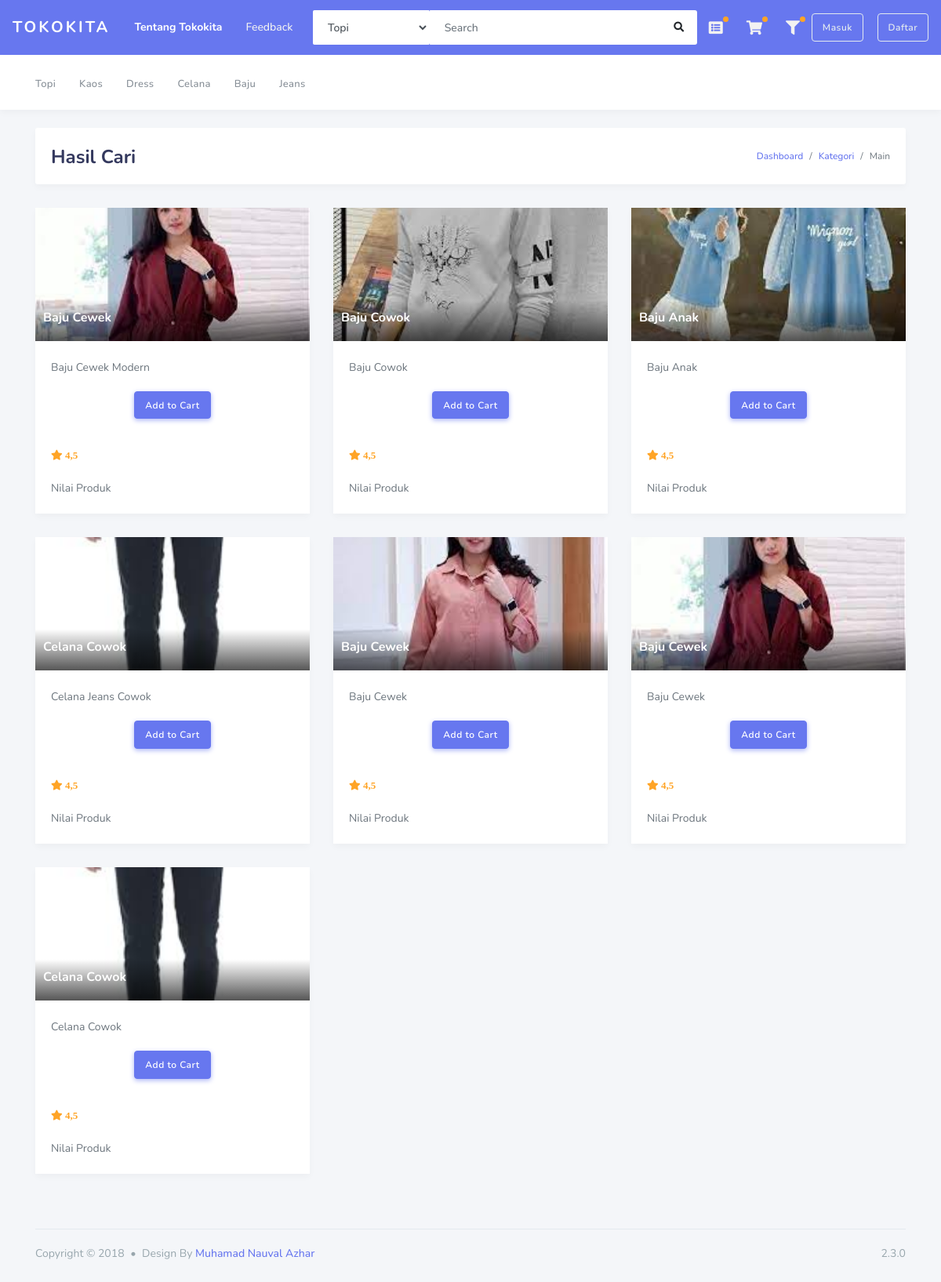
Page /index.php/home/search on the earlier database version.
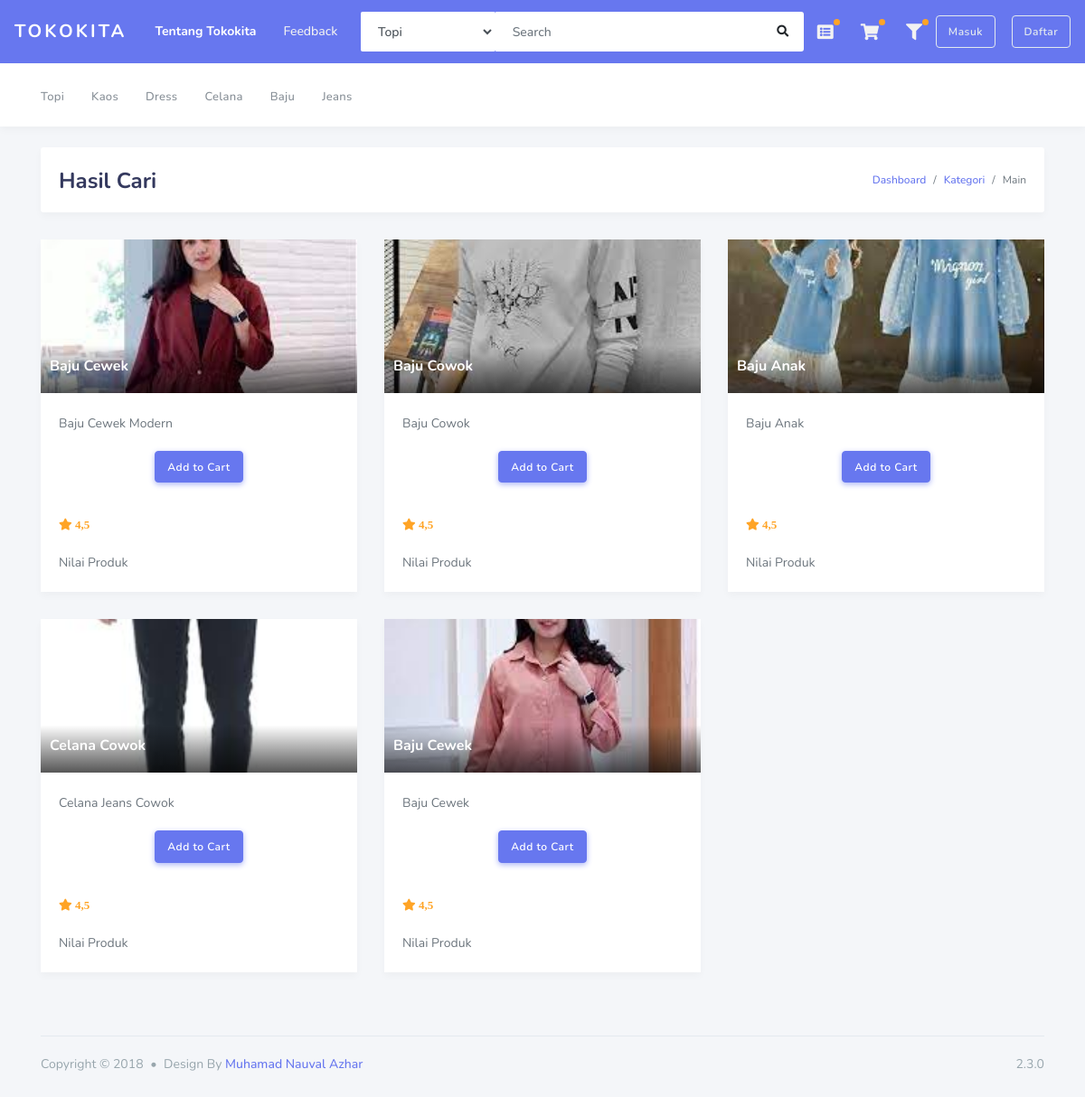
Same page on the later database version.
### tables this page shows
CREATE TABLE `tbl_kategori` (
  `idkat` int(5) NOT NULL,
  `namakat` varchar(30) NOT NULL
);

CREATE TABLE `tbl_produk` (
  `idProduk` int(5) NOT NULL,
  `idKat` int(5) NOT NULL,
  `idToko` int(5) NOT NULL,
  `namaProduk` varchar(50) NOT NULL,
  `foto` varchar(100) NOT NULL,
  `harga` int(10) NOT NULL,
  `hargaDiskon` int(20) NOT NULL,
  `stok` int(5) NOT NULL,
  `berat` int(5) NOT NULL,
  `deskripsi` text NOT NULL
);

### application/libraries/Template.php (called while the page is built)
<?php if ( ! defined('BASEPATH')) exit('No direct script access allowed');
class Template {
		var $template_data = array();
		function set($name, $value)
		{
			$this->template_data[$name] = $value;
		}
		function load($template = '', $view = '' , $view_data = array(), $return = FALSE)
		{
			$this->CI =& get_instance();
			$this->set('contents', $this->CI->load->view($view, $view_data, TRUE));
			return $this->CI->load->view($template, $this->template_data, $return);
		}
}

### application/controllers/Home.php (called while the page is built, shortened)
<?php
class Home extends CI_Controller
{
    public function search()
    {
        $keyword = $this->input->post('keyword');
        $data['produk'] = $this->Mfrontend->get_keyword($keyword);
        $data['kategori'] = $this->Mfrontend->get_all_kategori()->result();
        $data['produk_terbaru'] = $this->Mfrontend->get_all_produk_terbaru()->result();
        $data['toko'] = $this->Mfrontend->get_toko('')->result();
        $this->template->load('layout_frontend', 'frontend/produk_search', $data);
    }
}

### index.php (called while the page is built, shortened)
<?php
require_once BASEPATH.'core/CodeIgniter.php';

### application/models/Mfrontend.php (called while the page is built, shortened)
<?php
class Mfrontend extends CI_Model
{
    public function get_all_kategori()
    {
        return $this->db->get('tbl_kategori');
    }
    public function get_all_produk_terbaru()
    {
        $this->db->order_by('idProduk', 'DESC');
        $this->db->limit(4);
        return $this->db->get('tbl_produk');
    }
    public function get_keyword($keyword)
    {
        $this->db->select('*');
        $this->db->from('tbl_produk');
        $this->db->like('namaProduk', $keyword);
        return $this->db->get()->result();
    }
}

### application/views/frontend/produk_search.php (the view)
<div class="main-content">
    <section class="section">
        <div class="section-header">
            <h1>Hasil Cari</h1>
            <div class="section-header-breadcrumb">
                <div class="breadcrumb-item active"><a href="#">Dashboard</a></div>
                <div class="breadcrumb-item"><a href="#">Kategori</a></div>
                <div class="breadcrumb-item">Main</div>
            </div>
        </div>
        <div class="section-body">
            <div class="row">
                <?php foreach ($produk as $item) { ?>
                    <div class="col-12 col-sm-6 col-md-6 col-lg-4">
                        <article class="article">
                            <div class="article-header">
                                <div class="article-image" data-background="<?php echo base_url('upload_produk/' . $item->foto); ?>">
                                </div>
                                <div class="article-title">
                                    <h2><a href="#"><?php echo $item->namaProduk; ?></a></h2>
                                </div>
                            </div>
                            <div class="article-details">
                                <p><?php echo $item->deskripsi; ?></p>
                                <div class="article-cta">
                                    <a href="<?php echo site_url('home/cart_tambah/' . $item->idProduk); ?>" class="btn btn-primary">Add to Cart</a>
                                </div>
                            </div>
                            <div class="article-details">
                                <div class="d-flex mb-4">
                                    <i class="fas fa-star text-warning"> 4,5 </i>
                                </div>
                                <div>Nilai Produk</div>
                            </div>
                        </article>
                    </div>
                <?php } ?>
            </div>
    </section>
</div>

### application/views/layout_frontend.php (shortened to what this page needs)
<!DOCTYPE html>
<html lang="en">
<head>
    <link rel="stylesheet" href="https://stackpath.bootstrapcdn.com/bootstrap/4.3.1/css/bootstrap.min.css">
    <link rel="stylesheet" href="https://use.fontawesome.com/releases/v5.7.2/css/all.css">
    <link rel="stylesheet" href="<?php echo base_url('assets/admin/assets/css/style.css'); ?>">
    <link rel="stylesheet" href="<?php echo base_url('assets/admin/assets/css/components.css'); ?>">
</head>
<body class="layout-3">
    <div id="app">
        <div class="main-wrapper container">
            <nav class="navbar navbar-expand-lg main-navbar">
                <a href="<?php echo site_url('Home'); ?>" class="navbar-brand sidebar-gone-hide">Tokokita</a>
                <div class="nav-collapse">
                    <ul class="navbar-nav">
                        <li class="nav-item active"><a href="#" class="nav-link">Tentang Tokokita</a></li>
                        <li class="nav-item"><a href="<?php echo site_url('saran/interface') ?>" class="nav-link">Feedback</a></li>
                    </ul>
                </div>
                <form class="form-inline ml-auto" method="POST" action="<?php echo site_url('home/search'); ?>">
                    <div class="search-element">
                        <select data-width="150" class="form-control">
                            <?php foreach ($kategori as $val) { ?>
                                <option class="form-control"><?php echo $val->namakat ?></option>
                            <?php } ?>
                        </select>
                        <form method="POST" action="<?php echo site_url('home/search'); ?>">
                            <input class="form-control" type="text" name="keyword" placeholder="Search" data-width="300">
                            <button type="submit" class="btn"><i class="fas fa-search"></i></button>
                        </form>
                    </div>
                </form>
                <ul class="navbar-nav navbar-right">
                    <li class="dropdown dropdown-list-toggle"><a href="#" data-toggle="dropdown" class="nav-link notification-toggle nav-link-lg beep"><i class="fa fa-list-alt" aria-hidden="true"></i></a>
                    </li>
                    <li><a href="<?php echo site_url('Member/keranjang'); ?>" class="nav-link  nav-link-lg beep"><i class="fas fa-shopping-cart"></i></a>
                    </li>
                    <li class="dropdown dropdown-list-toggle"><a href="#" data-toggle="dropdown" class="nav-link notification-toggle nav-link-lg beep"><i class="fa fa-filter" aria-hidden="true"></i></a>
                    </li>
                </ul>
                <?php if (!empty($this->session->userdata('id'))) { ?>
                    <a href="<?php echo site_url('Member/dashboard'); ?>" class="btn btn-outline-light">Menu Member</a>
                    &nbsp; &nbsp; &nbsp;
                    <a href="<?php echo site_url('Member/logout'); ?>" class="btn btn-outline-light">Logout</a>
                <?php } else { ?>
                    <a href="<?php echo site_url('Home/Login'); ?>" class="btn btn-outline-light">Masuk</a>
                    <a href="<?php echo site_url('Home/register'); ?>" class="btn btn-outline-light">Daftar</a>
                <?php } ?>
            </nav>
            <nav class="navbar navbar-secondary navbar-expand-lg">
                <div class="container">
                    <ul class="navbar-nav">
                        <?php foreach ($kategori as $val) { ?>
                            <li class="nav-item">
                                <a href="#" class="nav-link"><span><?php echo $val->namakat; ?></span></a>
                            </li>
                        <?php } ?>
                    </ul>
                </div>
            </nav>
            <?= $contents ?>
            <footer class="main-footer">
                <div class="footer-left">
                    Copyright &copy; 2018 <div class="bullet"></div> Design By <a href="https://nauval.in/">Muhamad Nauval Azhar</a>
                </div>
                <div class="footer-right">
                    2.3.0
                </div>
            </footer>
        </div>
    </div>
</body>
</html>

Differences in the rows shown:
removed tbl_produk: namaProduk "Baju Cewek", deskripsi "Baju Cewek"
removed tbl_produk: namaProduk "Celana Cowok", deskripsi "Celana Cowok"
